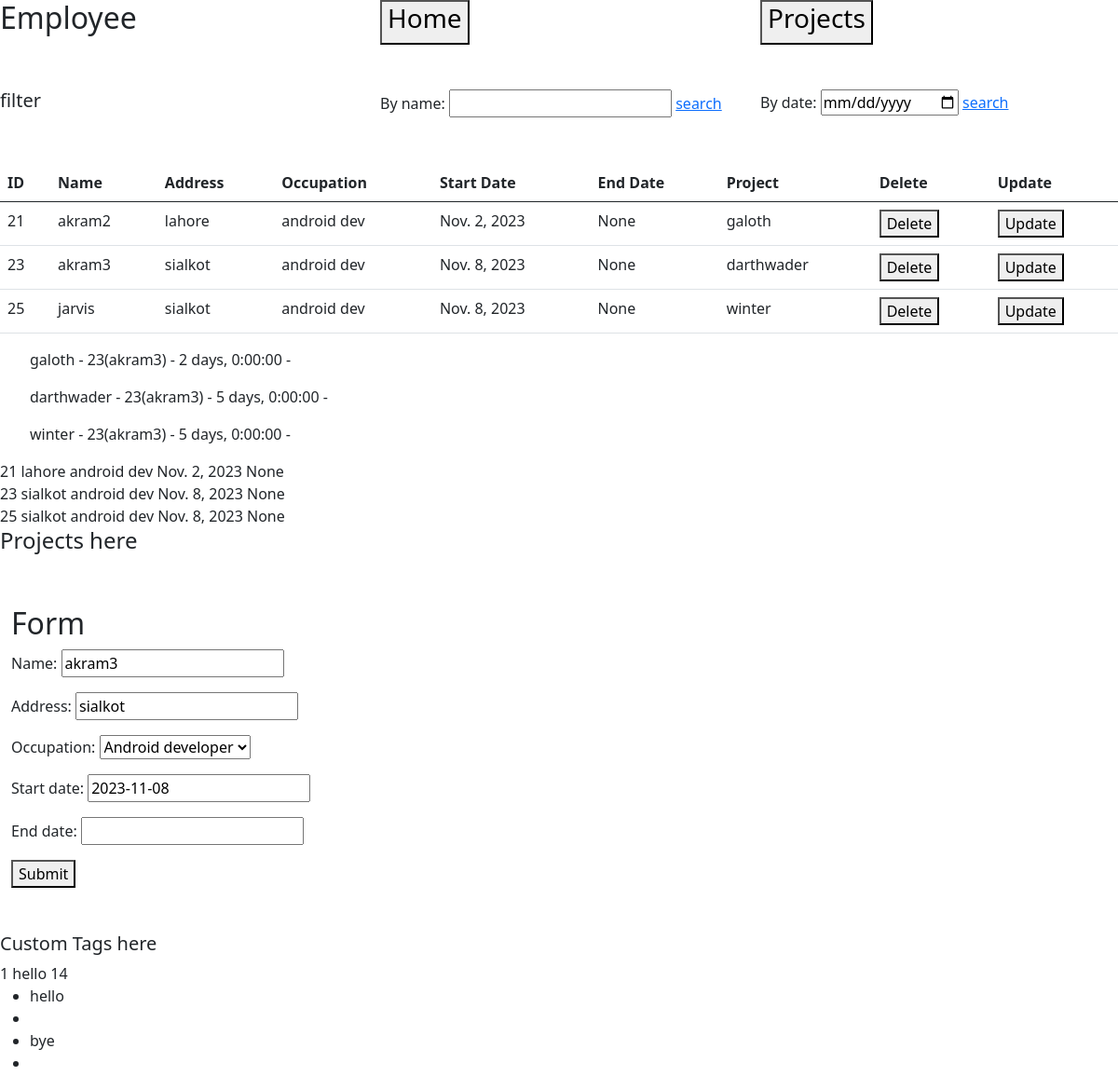
Screenshot of /update/23/sialkot/ with the database file from the repository.
### app/models.py (models this page shows)
class employeemodel(models.Model):
    name = models.CharField(max_length=50)
    address = models.CharField(max_length=100)
    occupation = models.CharField(choices=O_C,max_length=50, default="Web developer")
    start_date = models.DateField(auto_now=False, auto_now_add=False, null= True)
    end_date = models.DateField( auto_now=False, auto_now_add=False, null= True, blank = True)
    def __str__(self) -> str:
        return f"{self.id}({self.name})"

class projectmodel(models.Model):
    name = models.CharField(max_length=50, null=True)
    dev = models.ForeignKey(employeemodel, on_delete=models.CASCADE)
    duration = models.DurationField(null=True)
    type = models.CharField(null=True, max_length= 50)
    client = models.CharField(null=True, max_length= 100)

### app/views.py (the view, shortened to what this page needs)
# urls.py: path("update/<int:pk>/<str:address>/", views.employeeclass.as_view(), name="employee-update"),
class employeeclass(View):
    template_name = "employee.html"
    def get(self, request, pk = None, name = None, address = None, tsearch = None):
        print("data got: PK is ", pk,"name is ", name,"address is ", address, "search: ", tsearch)
        print("Data was sent for pk", pk)
        form = employeemodelform()
        query = employeemodel.objects.all()
        empros = projectmodel.objects.all()
        zipped = [{"emp": emp, "pro": pro} for emp, pro in zip(query, empros)]
        if tsearch:
            query = employeemodel.objects.filter(name__icontains = tsearch)
        if pk and name:
            employeemodel.objects.filter(pk = pk).delete()
            return redirect("employee-class")
        if pk and address:
            employee = employeemodel.objects.get(pk = pk)
            form = employeemodelform( instance=employee)
            print("Employee is ", pk,employee.name, employee.address, employee.occupation)
        context = {"form":form, "zipped":zipped, "query": query, "empros": empros}
        return render(request=request, template_name=self.template_name , context=context)

### app/forms.py
class employeemodelform(forms.ModelForm):
    class Meta:
        model =  employeemodel
        fields = '__all__'

### app/templatetags/app_extras.py (called while the page is built)
@register.simple_tag
def subtract(a, b):
    return int(a) - int(b)

@register.simple_tag
@stringfilter
def lower(a):
    return a.lower()

@register.simple_tag
def cap_one(str, lim, lim2):
    return str + lim + lim2

@register.inclusion_tag("inclus_tag_temp.html")
def inc_test():
    choises = ["hello", "bye"]
    return {"choices": choises}

### templates/employee.html (shortened to what this page needs)
{% extends "base.html" %}
{% load app_extras %}
{% block code %}
<div class="row">
    <div class="col">
        <h5>filter</h5>
    </div>
    <div class="col">
        By name:
        <input type="text"  id ="search">
        <a href="#" onclick="searchh()">search</a>
    </div>
    <div class="col">
        By date:
        <input type="date"  id ="datesearch">
        <a href="#" onclick="searchh()">search</a>
    </div>
</div>
<table class="table">
    <thead>
      <tr>
        <th scope="col">ID</th>
        <th scope="col">Name</th>
        <th scope="col">Address</th>
        <th scope="col">Occupation</th>
        <th scope="col">Start Date</th>
        <th scope="col">End Date</th>
        <th scope="col">Project</th>
        <th scope="col">Delete</th>
        <th scope="col">Update</th>
      </tr>
    </thead>
    <tbody>
        {% for obj in zipped %}
      <tr>
        <td>{{obj.emp.id}}</td>
        <td>{{obj.emp.name}}</td>
        <td>{{obj.emp.address}}</td>
        <td>{{obj.emp.occupation}}</td>
        <td>{{obj.emp.start_date}}</td>
        <td>{{obj.emp.end_date}}</td>
        <td>{{obj.pro.name}}</td>
        <td><a href = "/delete/{{obj.id}}/{{obj.name}}/"><button>Delete</button></a></td>
        <td><a href = "/update/{{obj.id}}/{{obj.address}}/"><button>Update</button></a></td>
      </tr>
      {% endfor %}
    </tbody>
  </table>
{% for obj in zipped %}
  <ul>{{obj.pro.name}} - {{obj.pro.dev}} - {{obj.pro.duration}} - {{obj.client.name}}</ul>
{% endfor %}
{% for obj in query %}
<td>{{obj.id}}</td>
<td>{{obj.address}}</td>
<td>{{obj.occupation}}</td>
<td>{{obj.start_date}}</td>
<td>{{obj.end_date}}</td>
{% endfor %}
<h4>Projects here</h4>
<h2 class="container-fluid">Form</h2>
<div class="container-fluid">
    <form method="post">
            {{form.as_p}}
        <button type="submit" name="submit">Submit</button>
    </form>
</div>
<h5>Custom Tags here</h5>
{% subtract 4 3 %}
{% lower "Hello" %}
{% cap_one 5 4 5 %}
{% inc_test %}
{% endblock %}

### rows the page displays
employeemodel: emp.id "21", emp.name "akram2", emp.address "lahore", emp.occupation "android dev", emp.start_date "Nov. 2, 2023", emp.end_date "None", pro.name "galoth", pro.dev "23(akram3)", pro.duration "2 days, 0:00:00", id "21", address "lahore", occupation "android dev", start_date "Nov. 2, 2023", end_date "None"
employeemodel: emp.id "23", emp.name "akram3", emp.address "sialkot", emp.occupation "android dev", emp.start_date "Nov. 8, 2023", emp.end_date "None", pro.name "darthwader", pro.dev "23(akram3)", pro.duration "5 days, 0:00:00", id "23", address "sialkot", occupation "android dev", start_date "Nov. 8, 2023", end_date "None", name "akram3", occupation "Android developer", start_date "2023-11-08"
employeemodel: emp.id "25", emp.name "jarvis", emp.address "sialkot", emp.occupation "android dev", emp.start_date "Nov. 8, 2023", emp.end_date "None", pro.name "winter", pro.dev "23(akram3)", pro.duration "5 days, 0:00:00", id "25", address "sialkot", occupation "android dev", start_date "Nov. 8, 2023", end_date "None"

### other values shown
{{ choice }} "hello" "bye"
